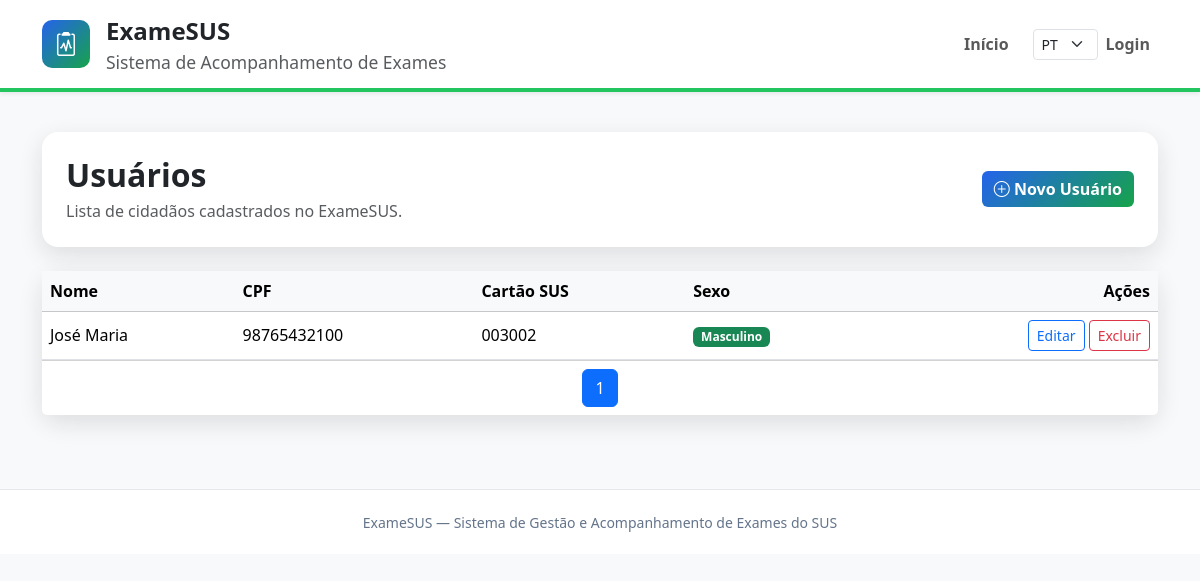
The app's page /usuarios/, older data.
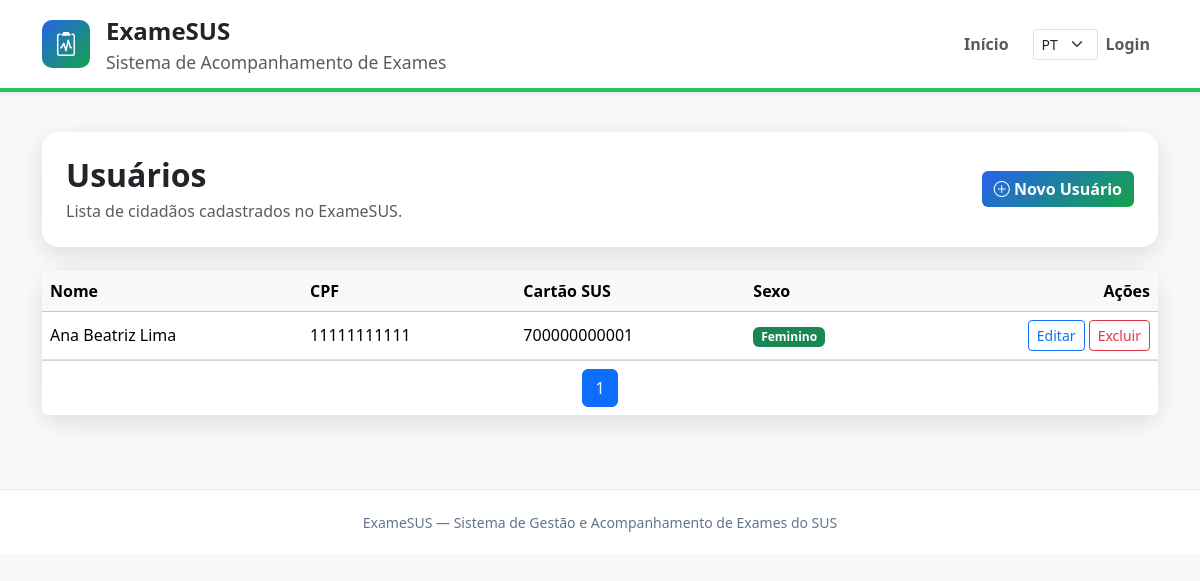
The same page, newer data.
### usuarios/models.py (models this page shows, shortened)
class Usuario(models.Model):
    PERFIL_CHOICES = [
        ("CIDADAO", "Cidadão"),
        ("PROFISSIONAL", "Profissional de Saúde"),
        ("ADMIN", "Administrador"),
    ]
    SEXO_CHOICES = [
        ("F", "Feminino"),
        ("M", "Masculino"),
        ("O", "Outro"),
    ]
    user = models.OneToOneField(User, on_delete=models.CASCADE)
    nome = models.CharField(max_length=100)
    cpf = models.CharField(max_length=14, unique=True)
    cartao_sus = models.CharField(max_length=20, blank=True, null=True)
    sexo = models.CharField(max_length=1, choices=SEXO_CHOICES, blank=True, null=True)
    telefone = models.CharField(max_length=20, blank=True, null=True)
    email = models.EmailField(blank=True, null=True)
    perfil = models.CharField(
        max_length=20,
        choices=PERFIL_CHOICES,
        default="CIDADAO"
    )

### usuarios/views.py (the view)
# urls.py: path("", views.listar_usuarios, name="listar"),
def listar_usuarios(request):
    usuarios = Usuario.objects.all().order_by("nome")
    paginator = Paginator(usuarios, 10)
    page_number = request.GET.get("page")
    page_obj = paginator.get_page(page_number)
    return render(request, "usuarios/listar.html", {
        "page_obj": page_obj
    })

### templates/usuarios/listar.html (shortened to what this page needs)
{% extends 'base.html' %}
{% block content %}
<section class="container py-4">
    <div class="card card-examesus p-4 mb-4">
        <div class="d-flex justify-content-between align-items-center">
            <div>
                <h2 class="fw-bold mb-1">Usuários</h2>
                <p class="text-muted mb-0">Lista de cidadãos cadastrados no ExameSUS.</p>
            </div>
            <a href="{% url 'usuarios:criar' %}" class="btn btn-examesus">
                <i class="bi bi-plus-circle"></i> Novo Usuário
            </a>
        </div>
    </div>
    <div class="card card-examesus">
        <div class="table-responsive">
            <table class="table table-hover align-middle mb-0">
                <thead class="table-light">
                    <tr>
                        <th>Nome</th>
                        <th>CPF</th>
                        <th>Cartão SUS</th>
                        <th>Sexo</th>
                        <th class="text-end">Ações</th>
                    </tr>
                </thead>
                <tbody>
                    {% for usuario in page_obj %}
                    <tr>
                        <td>{{ usuario.nome }}</td>
                        <td>{{ usuario.cpf }}</td>
                        <td>{{ usuario.cartao_sus|default:"-" }}</td>
                        <td>
                            <span class="badge text-bg-success">
                                {{ usuario.get_sexo_display }}
                            </span>
                        </td>
                        <td class="text-end">
                            <a href="#" class="btn btn-sm btn-outline-primary">Editar</a>
                            <a href="#" class="btn btn-sm btn-outline-danger">Excluir</a>
                        </td>
                    </tr>
                    {% empty %}
                    <tr>
                        <td colspan="5" class="text-center text-muted py-4">
                            Nenhum usuário cadastrado.
                        </td>
                    </tr>
                    {% endfor %}
                </tbody>
            </table>
        </div>
        <div class="card-footer bg-white">
            <nav>
                <ul class="pagination justify-content-center mb-0">
                    <li class="page-item active">
                        <span class="page-link">{{ page_obj.number }}</span>
                    </li>
                </ul>
            </nav>
        </div>
    </div>
</section>
{% endblock %}

Row changes from the older to the newer data that the page shows:
changed Usuario: nome "José Maria" → "Ana Beatriz Lima"; cpf "98765432100" → "11111111111"; cartao_sus "003002" → "700000000001"; sexo "Masculino" → "Feminino"
